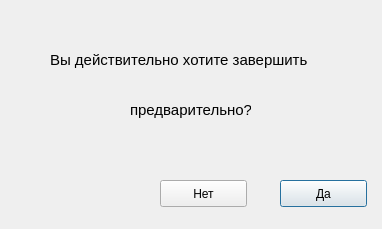
<?xml version="1.0" encoding="UTF-8"?>
<ui version="4.0">
 <class>exit_question</class>
 <widget class="QDialog" name="exit_question">
  <property name="geometry">
   <rect>
    <x>0</x>
    <y>0</y>
    <width>382</width>
    <height>229</height>
   </rect>
  </property>
  <property name="windowTitle">
   <string>Dialog</string>
  </property>
  <widget class="QLabel" name="label">
   <property name="geometry">
    <rect>
     <x>50</x>
     <y>50</y>
     <width>271</width>
     <height>20</height>
    </rect>
   </property>
   <property name="font">
    <font>
     <pointsize>11</pointsize>
    </font>
   </property>
   <property name="text">
    <string>Вы действительно хотите завершить </string>
   </property>
  </widget>
  <widget class="QLabel" name="label_2">
   <property name="geometry">
    <rect>
     <x>130</x>
     <y>100</y>
     <width>121</width>
     <height>20</height>
    </rect>
   </property>
   <property name="font">
    <font>
     <pointsize>11</pointsize>
    </font>
   </property>
   <property name="text">
    <string>предварительно?</string>
   </property>
  </widget>
  <widget class="QPushButton" name="bttnYES">
   <property name="geometry">
    <rect>
     <x>280</x>
     <y>180</y>
     <width>87</width>
     <height>27</height>
    </rect>
   </property>
   <property name="text">
    <string>Да</string>
   </property>
  </widget>
  <widget class="QPushButton" name="bttnNO">
   <property name="geometry">
    <rect>
     <x>160</x>
     <y>180</y>
     <width>87</width>
     <height>27</height>
    </rect>
   </property>
   <property name="text">
    <string>Нет</string>
   </property>
  </widget>
 </widget>
 <resources/>
 <connections/>
</ui>
